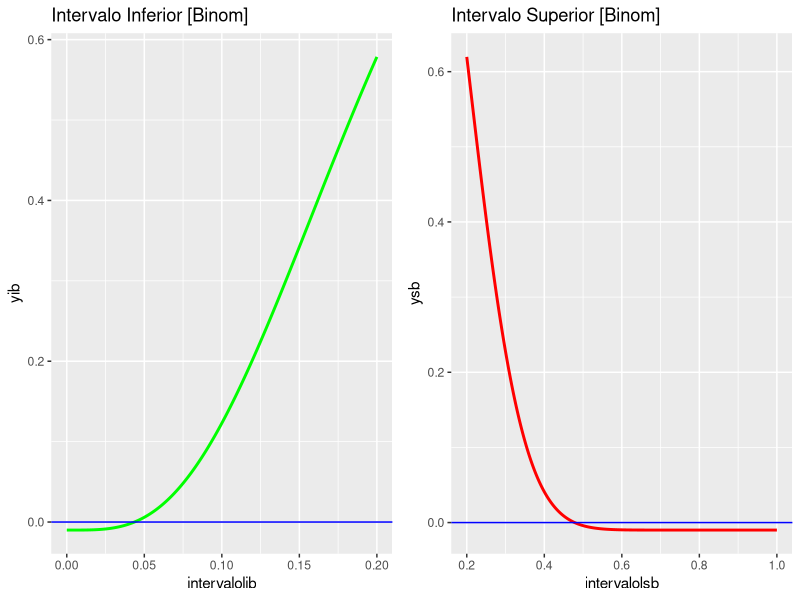
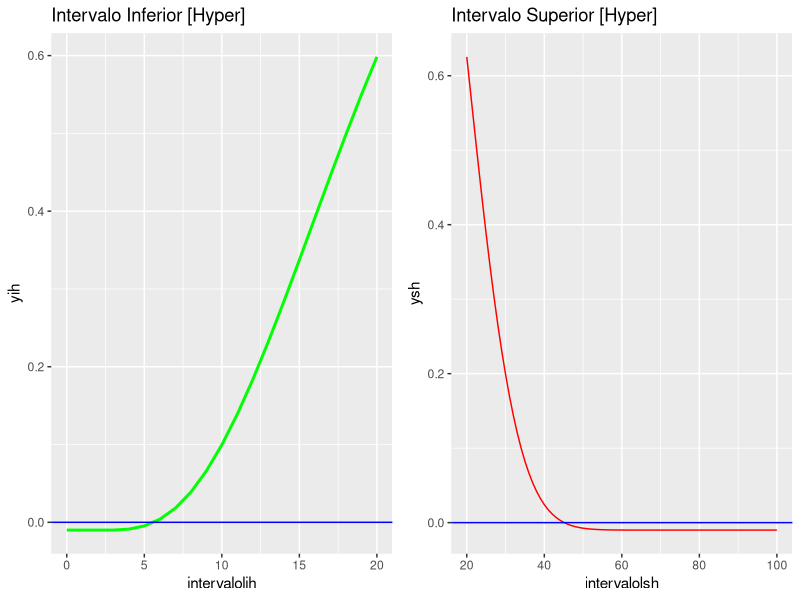

Write the R code that produced these figures, in order.
## ----setup, include=FALSE--------------------------------------------------------------------------
knitr::opts_chunk$set(echo = TRUE)


## ----Lectura de dataset, include=FALSE-------------------------------------------------------------
# Ingreso de la base de datos:
library(readxl)
DataSets <- read_excel("DataSets.xlsx")


## ----echo=TRUE-------------------------------------------------------------------------------------
# Definimos una semilla para que nuestra muestra a seleccionar no cambie:
set.seed(1)

N <- 100

# Seleccionamos nuestra MAS con:
n <- 20
muestra <- sort(sample(1:N,n))

# Hogares seleccionados Aleatoriamente
print(muestra)


## --------------------------------------------------------------------------------------------------
# Creamos nuestro nuevo dataset a partir de "muestra":

df <- DataSets[muestra,]
print(df)

# Observamos los hogares que tienen niños menores de 5 años:

which(df[,2] == 1)


## --------------------------------------------------------------------------------------------------
# Numero de exitos en nuestra muestra
a <- length(which(df[,2] == 1))
print(a)


## ----funciones, include=FALSE----------------------------------------------------------------------
# Definimos funciones para el calculo de los limites superiores e infereriores
Ls.conf.binom.prop <- function(pp,a,alfa,n){
  pbinom(a,size = n, prob = pp)-alfa*0.5
}

Li.conf.binom.prop <- function(pp,a,alf,n){
  1-pbinom(a-1,size = n, prob = pp)-alf/2
}


## ----DatosView, include=FALSE----------------------------------------------------------------------
#Definimos nuestros valores antes generados:
print("## Numero de exitos")
print(a)
print("## tamaño de muestra")
print(n)
print("## Tamaño total de la población")
print(N)

print("## Ya que nuestro nuvel de confianza es del 98% etonces nuestro alfa sera del:")
alf <- 0.02


## ----Intervalos de Busqueda, include=FALSE---------------------------------------------------------
#Ahora definimos nuestros intervalos de busqueda:

intervalolsb <- seq(a/n, 1,0.0001)
intervalolib <- seq(0,a/n,0.0001)

ysb <- apply(matrix(intervalolsb,ncol=1), 1,
            Ls.conf.binom.prop,a,alf,n)

yib <- apply(matrix(intervalolib,ncol=1), 1,
            Li.conf.binom.prop,a,alf,n)


## ----grafica binom, echo=FALSE---------------------------------------------------------------------
library(ggplot2)
library(gridExtra)
# Hacemos los respectivos graficos de los intervalos de busqueda:
p1 <- ggplot(,aes(intervalolsb,ysb))+geom_line(size=1, colour="red")+
  geom_hline(yintercept = 0, colour="blue")+
  labs(title = "Intervalo Superior [Binom]")

p2 <- ggplot(,aes(intervalolib,yib))+geom_line(size=1, colour="green")+
  geom_hline(yintercept = 0, colour="blue")+
  labs(title = "Intervalo Inferior [Binom]")

grid.arrange(p2,p1,ncol=2)


## ----echo=FALSE------------------------------------------------------------------------------------
# Observamos que nuestro Intervalo de Confianza para la binomial es:
#Upper
ind1 <- which((abs(ysb)<0.0001))

print("#  pp   Error comparado  con alfa/2 = 0.01")
mb1 <- matrix(c(intervalolsb[ind1],ysb[ind1]), ncol = 2)
print(mb1)
maxb <- mb1[abs(mb1[,2])==min(abs(mb1[,2])),]
maxb <- maxb[1]

#Lower
ind2 <- which((abs(yib)<0.0001))

print("#  pp   Error comparado  con alfa/2 = 0.01")
mb2 <- matrix(c(intervalolsb[ind2],yib[ind2]), ncol = 2)
print(mb2)
minb <- mb2[abs(mb2[,2])==min(abs(mb2[,2])),]
minb <- minb[1]


## ----echo=FALSE------------------------------------------------------------------------------------
paste("(", minb, ",", maxb,")")


## --------------------------------------------------------------------------------------------------
# Agregamos unas nuevas funciones que dependan de la distribución Hypergeometrica:
Ls.conf.hiper.prop <- function(A,a,N,n,alfa){
  phyper(a,A,N-A,n)-alfa*0.5
}

Li.conf.hiper.prop <- function(A,a,N,n,alf){
  1-phyper(a-1,A,N-A,n)-alf/2
}


## ----include=FALSE---------------------------------------------------------------------------------
#Ahora definimos nuestros intervalos de busqueda:

intervalolsh <- seq(a/n *N, 100,1)
intervalolih <- seq(0,a/n * N,1)

ysh <- apply(matrix(intervalolsh,ncol=1), 1,
            Ls.conf.hiper.prop,a,N,n,alf)

yih <- apply(matrix(intervalolih,ncol=1), 1,
            Li.conf.hiper.prop,a,N,n,alf)


## ----echo=FALSE------------------------------------------------------------------------------------
# Hacemos los respectivos graficos de los intervalos de busqueda:
p1 <- ggplot()+geom_line(aes(intervalolsh, ysh),colour="red")+
  geom_hline(yintercept = 0, colour="blue")+
  labs(title = "Intervalo Superior [Hyper]")

p2 <- ggplot(,aes(intervalolih,yih))+geom_line(size=1, colour="green")+
  geom_hline(yintercept = 0, colour="blue")+
  labs(title = "Intervalo Inferior [Hyper]")

grid.arrange(p2,p1,ncol=2)


## ----echo=FALSE------------------------------------------------------------------------------------
# Observamos que nuestro Intervalo de Confianza para la Hypergeometrica es:
#Upper
ind1 <- which((abs(ysh)<0.01))

print("#  pp   Error comparado  con alfa/2 = 0.01")
mh1 <- matrix(c(intervalolsh[ind1],ysh[ind1]), ncol = 2)
print(mh1)
maxh <- mh1[abs(mh1[,2])==min(abs(mh1[,2])),]
maxh <- maxh[1]

#Lower
ind2 <- which((abs(yih)<0.01))

print("#  pp   Error comparado  con alfa/2 = 0.01")
mh2 <- matrix(c(intervalolsh[ind2],yih[ind2]), ncol = 2)
print(mh2)
minh <- mh2[abs(mh2[,2])==min(abs(mh2[,2])),]
minh <- minh[1]


## ----echo=FALSE------------------------------------------------------------------------------------
paste("(", minh/N, ",", maxh/N,")")


## ----echo=FALSE------------------------------------------------------------------------------------
##para el caso de la aproximacion binomial tenemos:
snt <- ceiling(maxb*N)
int <- ceiling(minb*N)

print("## Así un intervalo de confianza está dado por:")
cat("(",int,",",snt,")")


## ----echo=FALSE------------------------------------------------------------------------------------
snA <- maxh
inA <- minh
print("## Así un intervalo de confianza está dado por:")
cat("(",inA,",",snA,")")


## ----echo=FALSE------------------------------------------------------------------------------------
print("#Prop" )
maxb-minb

print("# Total")
snt-int


## ----echo=FALSE------------------------------------------------------------------------------------
print("#Prop" )
maxh/N-minh/N

print("# Total")
snA-inA

